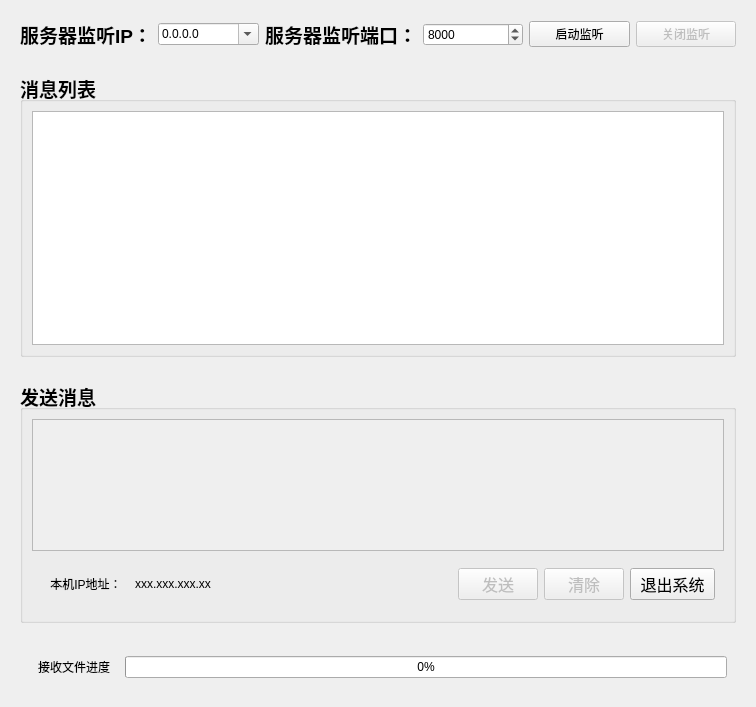
<?xml version="1.0" encoding="UTF-8"?>
<ui version="4.0">
 <class>MyServer</class>
 <widget class="QWidget" name="MyServer">
  <property name="geometry">
   <rect>
    <x>0</x>
    <y>0</y>
    <width>756</width>
    <height>707</height>
   </rect>
  </property>
  <property name="minimumSize">
   <size>
    <width>756</width>
    <height>707</height>
   </size>
  </property>
  <property name="maximumSize">
   <size>
    <width>756</width>
    <height>707</height>
   </size>
  </property>
  <property name="windowTitle">
   <string>MyServer</string>
  </property>
  <layout class="QVBoxLayout" name="verticalLayout_3">
   <item>
    <widget class="QWidget" name="widget" native="true">
     <layout class="QHBoxLayout" name="horizontalLayout">
      <item>
       <widget class="QLabel" name="label">
        <property name="font">
         <font>
          <pointsize>14</pointsize>
          <weight>75</weight>
          <bold>true</bold>
         </font>
        </property>
        <property name="text">
         <string>服务器监听IP：</string>
        </property>
        <property name="alignment">
         <set>Qt::AlignCenter</set>
        </property>
       </widget>
      </item>
      <item>
       <widget class="QComboBox" name="serverIP">
        <property name="enabled">
         <bool>true</bool>
        </property>
        <property name="editable">
         <bool>true</bool>
        </property>
        <item>
         <property name="text">
          <string>0.0.0.0</string>
         </property>
        </item>
        <item>
         <property name="text">
          <string>127.0.0.1</string>
         </property>
        </item>
       </widget>
      </item>
      <item>
       <widget class="QLabel" name="label_2">
        <property name="font">
         <font>
          <pointsize>14</pointsize>
          <weight>75</weight>
          <bold>true</bold>
         </font>
        </property>
        <property name="text">
         <string>服务器监听端口：</string>
        </property>
        <property name="alignment">
         <set>Qt::AlignCenter</set>
        </property>
       </widget>
      </item>
      <item>
       <widget class="QSpinBox" name="serverPort">
        <property name="maximum">
         <number>65535</number>
        </property>
        <property name="value">
         <number>8000</number>
        </property>
       </widget>
      </item>
      <item>
       <widget class="QPushButton" name="listenStartBtn">
        <property name="text">
         <string>启动监听</string>
        </property>
       </widget>
      </item>
      <item>
       <widget class="QPushButton" name="listenEndBtn">
        <property name="enabled">
         <bool>false</bool>
        </property>
        <property name="text">
         <string>关闭监听</string>
        </property>
       </widget>
      </item>
     </layout>
    </widget>
   </item>
   <item>
    <widget class="QWidget" name="widget_2" native="true">
     <layout class="QHBoxLayout" name="horizontalLayout_2">
      <item>
       <widget class="QGroupBox" name="groupBox">
        <property name="font">
         <font>
          <pointsize>14</pointsize>
          <weight>75</weight>
          <bold>true</bold>
          <underline>false</underline>
          <strikeout>false</strikeout>
         </font>
        </property>
        <property name="title">
         <string>消息列表</string>
        </property>
        <layout class="QVBoxLayout" name="verticalLayout">
         <item>
          <widget class="QTextBrowser" name="msgShowList"/>
         </item>
        </layout>
       </widget>
      </item>
     </layout>
    </widget>
   </item>
   <item>
    <widget class="QWidget" name="widget_3" native="true">
     <property name="maximumSize">
      <size>
       <width>16777215</width>
       <height>260</height>
      </size>
     </property>
     <layout class="QHBoxLayout" name="horizontalLayout_3">
      <item>
       <widget class="QGroupBox" name="groupBox_2">
        <property name="font">
         <font>
          <pointsize>14</pointsize>
          <weight>75</weight>
          <bold>true</bold>
          <underline>false</underline>
          <strikeout>false</strikeout>
         </font>
        </property>
        <property name="title">
         <string>发送消息</string>
        </property>
        <layout class="QVBoxLayout" name="verticalLayout_2">
         <item>
          <widget class="QTextEdit" name="sendMsgList">
           <property name="enabled">
            <bool>false</bool>
           </property>
          </widget>
         </item>
         <item>
          <widget class="QWidget" name="widget_4" native="true">
           <layout class="QHBoxLayout" name="horizontalLayout_5">
            <item>
             <widget class="QWidget" name="widget_5" native="true">
              <layout class="QHBoxLayout" name="horizontalLayout_4">
               <item>
                <widget class="QLabel" name="label_3">
                 <property name="font">
                  <font>
                   <pointsize>9</pointsize>
                   <weight>50</weight>
                   <bold>false</bold>
                  </font>
                 </property>
                 <property name="text">
                  <string>本机IP地址：</string>
                 </property>
                 <property name="alignment">
                  <set>Qt::AlignCenter</set>
                 </property>
                </widget>
               </item>
               <item>
                <widget class="QLabel" name="localIP">
                 <property name="minimumSize">
                  <size>
                   <width>90</width>
                   <height>0</height>
                  </size>
                 </property>
                 <property name="font">
                  <font>
                   <pointsize>9</pointsize>
                   <weight>50</weight>
                   <bold>false</bold>
                  </font>
                 </property>
                 <property name="text">
                  <string>xxx.xxx.xxx.xx</string>
                 </property>
                 <property name="alignment">
                  <set>Qt::AlignCenter</set>
                 </property>
                </widget>
               </item>
              </layout>
             </widget>
            </item>
            <item>
             <spacer name="horizontalSpacer">
              <property name="orientation">
               <enum>Qt::Horizontal</enum>
              </property>
              <property name="sizeHint" stdset="0">
               <size>
                <width>40</width>
                <height>20</height>
               </size>
              </property>
             </spacer>
            </item>
            <item>
             <widget class="QPushButton" name="sendMsgBtn">
              <property name="enabled">
               <bool>false</bool>
              </property>
              <property name="minimumSize">
               <size>
                <width>80</width>
                <height>30</height>
               </size>
              </property>
              <property name="font">
               <font>
                <pointsize>12</pointsize>
                <weight>50</weight>
                <bold>false</bold>
               </font>
              </property>
              <property name="text">
               <string>发送</string>
              </property>
             </widget>
            </item>
            <item>
             <widget class="QPushButton" name="sendMsgClear">
              <property name="enabled">
               <bool>false</bool>
              </property>
              <property name="minimumSize">
               <size>
                <width>75</width>
                <height>30</height>
               </size>
              </property>
              <property name="font">
               <font>
                <pointsize>12</pointsize>
                <weight>50</weight>
                <bold>false</bold>
               </font>
              </property>
              <property name="text">
               <string>清除</string>
              </property>
             </widget>
            </item>
            <item>
             <widget class="QPushButton" name="exitSysBtn">
              <property name="minimumSize">
               <size>
                <width>85</width>
                <height>30</height>
               </size>
              </property>
              <property name="font">
               <font>
                <pointsize>12</pointsize>
                <weight>50</weight>
                <bold>false</bold>
               </font>
              </property>
              <property name="text">
               <string>退出系统</string>
              </property>
             </widget>
            </item>
           </layout>
          </widget>
         </item>
        </layout>
       </widget>
      </item>
     </layout>
    </widget>
   </item>
   <item>
    <widget class="QWidget" name="widget_6" native="true">
     <layout class="QVBoxLayout" name="verticalLayout_4">
      <item>
       <widget class="QWidget" name="widget_7" native="true">
        <layout class="QHBoxLayout" name="horizontalLayout_6">
         <item>
          <widget class="QLabel" name="label_4">
           <property name="minimumSize">
            <size>
             <width>90</width>
             <height>0</height>
            </size>
           </property>
           <property name="text">
            <string>接收文件进度</string>
           </property>
           <property name="alignment">
            <set>Qt::AlignCenter</set>
           </property>
          </widget>
         </item>
         <item>
          <widget class="QProgressBar" name="fileProgressBar">
           <property name="value">
            <number>0</number>
           </property>
           <property name="textVisible">
            <bool>true</bool>
           </property>
           <property name="textDirection">
            <enum>QProgressBar::TopToBottom</enum>
           </property>
          </widget>
         </item>
        </layout>
       </widget>
      </item>
     </layout>
    </widget>
   </item>
  </layout>
 </widget>
 <resources/>
 <connections/>
</ui>
